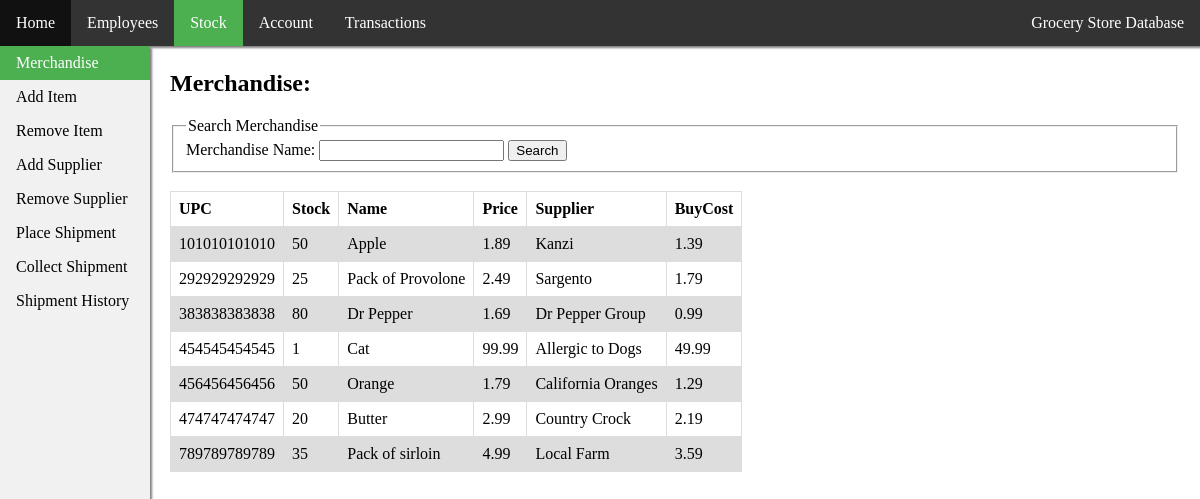
Screenshot of /stock1.php with the database file from the repository.
### tables this page shows
CREATE TABLE Merchandise(
  UPC			VARCHAR(12)		PRIMARY KEY,
  Stock		INT,
  Name		VARCHAR(20),
  Price		NUMERIC(10,2),
  Supplier	VARCHAR(20)		REFERENCES Supplier(Name),
  BuyCost		NUMERIC(10,2)
);

### queries/getMerchByName.php (the view, shortened to what this page needs)
<?php
$user = "root";
$pass = "";
$db = "grocerydb";
$conn = new mysqli("localhost", $user, $pass, $db);
if($Name == "")
{
  $sql = "SELECT UPC, Stock, Name, Price, Supplier, BuyCost From Merchandise";
}
else
{
  $sql = "SELECT UPC, Stock, Name, Price, Supplier, BuyCost From Merchandise
          WHERE Name Like '%" . $Name . "%'";
}
$result = $conn->query($sql);
if ($result->num_rows > 0) {
   echo "<table><tr>
   <th>UPC</th>
   <th>Stock</th>
   <th>Name</th>
   <th>Price</th>
   <th>Supplier</th>
   <th>BuyCost</th>
   </tr>";
   while($row = $result->fetch_assoc()) {
       echo
       "<tr>
       <td>" . $row["UPC"]. "</td>
       <td>" . $row["Stock"]. "</td>
       <td>" . $row["Name"]. "</td>
       <td>" . $row["Price"]. "</td>
       <td>" . $row["Supplier"]. "</td>
       <td>" . $row["BuyCost"]. "</td>
       </tr>";
   }
   echo "</table>";
}
else {
   echo "0 results...scrub";
}
?>

### styles/content.css (style rules this page uses)
body { margin: 0; }
table { border-collapse: collapse; max-width: 100%; }
td, th { border: 1px solid #dddddd; text-align: left; padding: 8px; }
tr:nth-child(even) { background-color: #dddddd; }

### rows the page displays
merchandise: UPC "101010101010", Stock "50", Name "Apple", Price "1.89", Supplier "Kanzi", BuyCost "1.39"
merchandise: UPC "292929292929", Stock "25", Name "Pack of Provolone", Price "2.49", Supplier "Sargento", BuyCost "1.79"
merchandise: UPC "383838383838", Stock "80", Name "Dr Pepper", Price "1.69", Supplier "Dr Pepper Group", BuyCost "0.99"
merchandise: UPC "454545454545", Stock "1", Name "Cat", Price "99.99", Supplier "Allergic to Dogs", BuyCost "49.99"
merchandise: UPC "456456456456", Stock "50", Name "Orange", Price "1.79", Supplier "California Oranges", BuyCost "1.29"
merchandise: UPC "474747474747", Stock "20", Name "Butter", Price "2.99", Supplier "Country Crock", BuyCost "2.19"
merchandise: UPC "789789789789", Stock "35", Name "Pack of sirloin", Price "4.99", Supplier "Local Farm", BuyCost "3.59"
